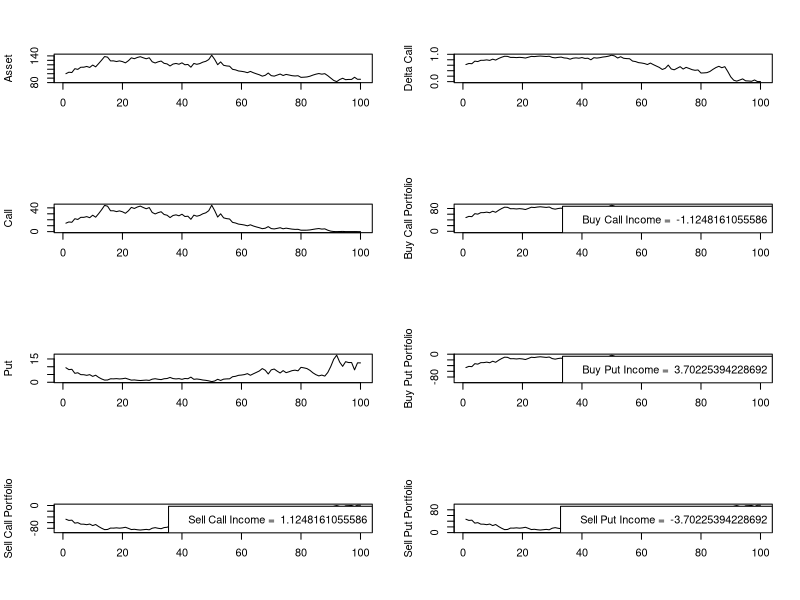

This figure's R source:
s0 = 100
n = 100

rate = 0.05
drift = 0.2
strike = 100
timestep = 0.01
volatility = 0.3
expiry = 1

# calculate stock price
nextPrice <- function (s) {
  s * (1 + drift * timestep + volatility * sqrt(timestep) * rnorm(1))
}

# BS d1
d1 <- function (S, E, r, volatility, expiry, t) {
  (log(S / E) + (r + 0.5 * volatility ^ 2) * (expiry - t)) / (volatility * sqrt(expiry - t))
}

# BS d2
d2 <- function (d1, volatility, expiry, t) {
  d1 - volatility * sqrt(expiry - t)
}

# call
C <- function (S, d1, d2, E, r, expiry, t) {
  S * pnorm(d1) - E * exp(-r * (expiry - t)) * pnorm(d2)
}

# put
P <- function (S, d1, d2, E, r, expiry, t) {
  -S * pnorm(-d1) + E * exp(-r * (expiry - t)) * pnorm(-d2)
}

# delta call
DeltaCall <- function (d1) {
  pnorm(d1)
}

# delta put
DeltaPut <- function (d1) {
  pnorm(d1) - 1
}

s = array(n)
deltas = array(n)
deltasPut = array(n)
deltasSellCall = array(n)
deltasSellPut = array(n)
calls = array(n)
puts = array(n)
buyCall = array(n)
buyPut = array(n)
sellCall = array(n)
sellPut = array(n)

t = seq(0, timestep * (n - 1), by = timestep)

for (i in 1:n) {
  if (i == 1) {
    s[i] = s0
  }
  else {
    s[i] = nextPrice(s[i - 1])
  }
  
  sd1 = d1(s[i], strike, rate, volatility, expiry, t[i])
  sd2 = d2(sd1, volatility, expiry, t[i])
  calls[i] = C(s[i], sd1, sd2, strike, rate, expiry, t[i])
  puts[i] = P(s[i], sd1, sd2, strike, rate, expiry, t[i])
  deltas[i] = DeltaCall(sd1)
  deltasPut[i] = DeltaPut(sd1)
  deltasSellCall[i] = DeltaCall(sd1)
  deltasSellPut[i] = DeltaPut(sd1)
  
  if (i == 1) {
    buyCall[i] = 0 - (calls[i] - deltas[i] * s[i])
    buyPut[i] = 0 - (puts[i] - deltasPut[i] * s[i])
    sellCall[i] = calls[i] - deltasSellCall[i] * s[i]
    sellPut[i] = puts[i] - deltasSellPut[i] * s[i]
  }
  else {
    buyCall[i] = buyCall[i - 1] + (deltas[i] - deltas[i - 1]) * s[i]
    buyPut[i] = buyPut[i - 1] + (deltasPut[i] - deltasPut[i - 1]) * s[i]
    sellCall[i] = sellCall[i - 1] - (deltasSellCall[i] - deltasSellCall[i - 1]) * s[i]
    sellPut[i] = sellPut[i - 1] - (deltasSellPut[i] - deltasSellPut[i - 1]) * s[i]
  }
}

totalCall = buyCall[n] + calls[n] - deltas[n] * s[n]
totalPut = buyPut[n] + puts[n] - deltasPut[n] * s[n]
totalSellCall = sellCall[n] - calls[n] + deltasSellCall[n] * s[n]
totalSellPut = sellPut[n] - puts[n] + deltasSellPut[n] * s[n]

xrange = range(t)
yrange = range(0:max(s))

#plot(xrange, yrange, type = "n")
#points(t, s, col = "red3", type = "lines")
#points(t, deltas, col = "forestgreen", type = "lines")

par(mfrow=c(4,2))
plot(s, type = "line", xlab = "", ylab = "Asset")
plot(deltas, type = "lines", xlab = "", ylab = "Delta Call")

plot(calls, type="lines", xlab = "", ylab = "Call")
plot(buyCall, type = "lines", xlab = "", ylab = "Buy Call Portfolio")
legend('bottomright', legend = paste('Buy Call Income = ', totalCall))

plot(puts, type="lines", xlab = "", ylab = "Put")
plot(buyPut, type = "lines", xlab = "", ylab = "Buy Put Portfolio")
legend('bottomright', legend = paste('Buy Put Income = ', totalPut))

plot(sellCall, type = "lines", xlab = "", ylab = "Sell Call Portfolio")
legend('bottomright', legend = paste('Sell Call Income = ', totalSellCall))

plot(sellPut, type = "lines", xlab = "", ylab = "Sell Put Portfolio")
legend('bottomright', legend = paste('Sell Put Income = ', totalSellPut))